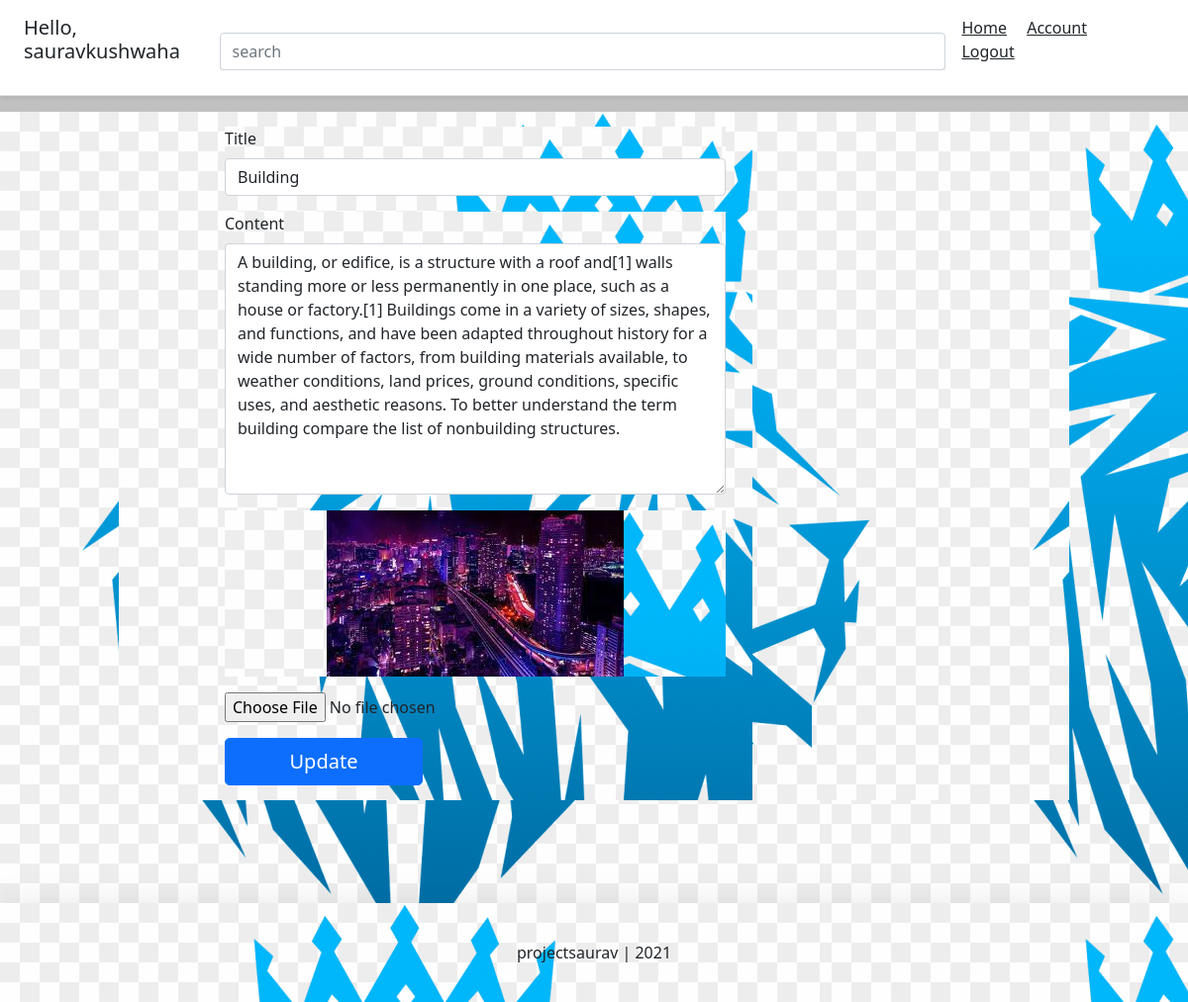
Screenshot of /blog/sauravkushwaha-ayushi/edit (signed in) with the database file from the repository.
### account/models.py (models this page shows, shortened)
class Account(AbstractBaseUser):
	email					=models.EmailField(verbose_name="email", max_length=60, unique=True)
	username				=models.CharField(max_length=30, unique=True)
	date_joined				=models.DateTimeField(verbose_name='date_joined', auto_now_add=True)
	last_login				=models.DateTimeField(verbose_name='last_login', auto_now=True)
	is_admin				=models.BooleanField(default=False)
	is_active				=models.BooleanField(default=True)
	is_staff				=models.BooleanField(default=False)
	is_superuser			=models.BooleanField(default=False)
	USERNAME_FIELD ='email'
	REQUIRED_FIELDS =['username',]
	objects = MyAccountManager()

### blog/models.py (models this page shows, shortened)
class BlogPost(models.Model):
	title					=models.CharField(max_length=50, null=False, blank=False)
	body					=models.TextField(max_length=5000, null=False, blank=False)
	image					=models.ImageField(upload_to=upload_location, null=False, blank=False)
	date_published			=models.DateTimeField(auto_now_add=True, verbose_name="date published")
	date_updated			=models.DateTimeField(auto_now=True, verbose_name="date updated")
	author 					=models.ForeignKey(settings.AUTH_USER_MODEL, on_delete=models.CASCADE)
	slug 					=models.SlugField(blank=True, unique=True)

### blog/views.py (the view, shortened to what this page needs)
# urls.py: path('<slug>/edit', edit_blog_view, name="edit"),
def edit_blog_view(request, slug):
	context = {}
	user = request.user
	if not user.is_authenticated:
		return redirect("must_authenticate")
	blog_post = get_object_or_404(BlogPost, slug=slug)
	if blog_post.author != user:
		return HttpResponse('You are not the author of that post.')
	form = UpdateBlogPostForm(
			initial = {
					"title": blog_post.title,
					"body": blog_post.body,
					"image": blog_post.image,
			}
		)
	context['form'] = form
	return render(request, 'blog/edit_blog.html', context)

### blog/forms.py (shortened to what this page needs)
class UpdateBlogPostForm(forms.ModelForm):
	class Meta:
		model = BlogPost
		fields = ['title', 'body', 'image']

### blog/templates/blog/edit_blog.html (shortened to what this page needs)
{% extends 'base.html' %}
{% block content %}
<div class="container">
	<div class="row">
		<div class="col-lg-7 offset-lg-1">
			<form class="create-form" method="post" enctype="multipart/form-data">{% csrf_token %}
				<div class="form-group">
					<label for="id_title">Title</label>
					<input class="form-control" type="text" name="title" id="id_title" placeholder="Title" value="{{form.initial.title}}" required autofocus>
				</div>
				<div class="form-group">
					<label for="id_body">Content</label>
					<textarea class="form-control" rows="10" type="text" name="body" id="id_body" placeholder="This blog is about..."
					required>{{form.initial.body}}</textarea>
				</div>
				<div class="form-group image-group" id="id_image_group">
				</div>
				<input type="file" name="image" id="id_image_file" accept="image/*" onchange="readURL(this)">
				<button class="submit-button btn btn-lg btn-primary btn-block" type="submit">Update</button>
			</form>
		</div>
	</div>
</div>
{% endblock content %}

### templates/snippets/header.html (shortened to what this page needs)
<link href="https://cdn.jsdelivr.net/npm/bootstrap@5.0.0-beta2/dist/css/bootstrap.min.css" rel="stylesheet">
<header class="d-flex flex-column flex-md-row align-items-center p-3 px-md-4 mb-3 bg-body border-bottom shadow-sm">
  <h5 class="h5 my-0 me-md-auto fw-normal">
  	{% if request.user.is_authenticated %}
  	<p>Hello, {{request.user.username}}</p>
  	{% endif %}
  </h5>
  <div class="search-bar mt-sm-2 mr-2">
  	<from method="get">
		  <input type="text" class="form-control" name="q" id="id_q" placeholder="search">
  	</from>
  </div>
  <nav class="my-2 my-md-0 me-md-3">
  	{% if request.user.is_authenticated %}
    <p><a class="p-2 text-dark" href="{% url 'home' %}">Home</a>
		<a class="p-2 text-dark" href="{% url 'account' %}">Account</a>
		<a class="p-2 text-dark" href="{% url 'logout' %}">Logout</a></p>
	{% else %}
		<a class="p-2 text-dark" href="{% url 'home' %}">Home</a>
		<a class="p-2 text-dark"href="{% url 'login' %}">Login</a></p>
		<a class="btn btn-outline-primary" href="{% url 'register' %}">Register</a>
	{% endif %}
  </nav>
</header>

### templates/snippets/header.html (style rules this page uses)
html { font-size: 14px; }
@media (min-width: 768px) { html { font-size: 16px; } }
.container { max-width: 960px; }
.search-bar { width: 70%; }
form { width: 100%; }

### templates/snippets/base_css.html (style rules this page uses)
body { background-color: #c0c0c0; }
div { background-image: url('sau.png'); }

### blog/templates/blog/edit_blog.html (style rules this page uses)
.create-form { width: 100%; max-width: 100%; padding: 15px; margin: auto; }
.submit-button { max-width: 200px; }
.image-group { position: relative; text-align: center; cursor:pointer; }

### rows the page displays
Account: user.username "sauravkushwaha"
BlogPost: title "Building", body "A building, or edifice, is a structure with a roof and[1] walls standing more or less permanently in one place, such as a house or factory.[1] Buildings come in a variety of sizes, shapes, and functions, and have been adapted throughout history for a wide number of factors, from building materials available, to weather conditions, land prices, ground conditions, specific uses, and aesthetic reasons. To better understand the term building compare the list of nonbuilding structures."
